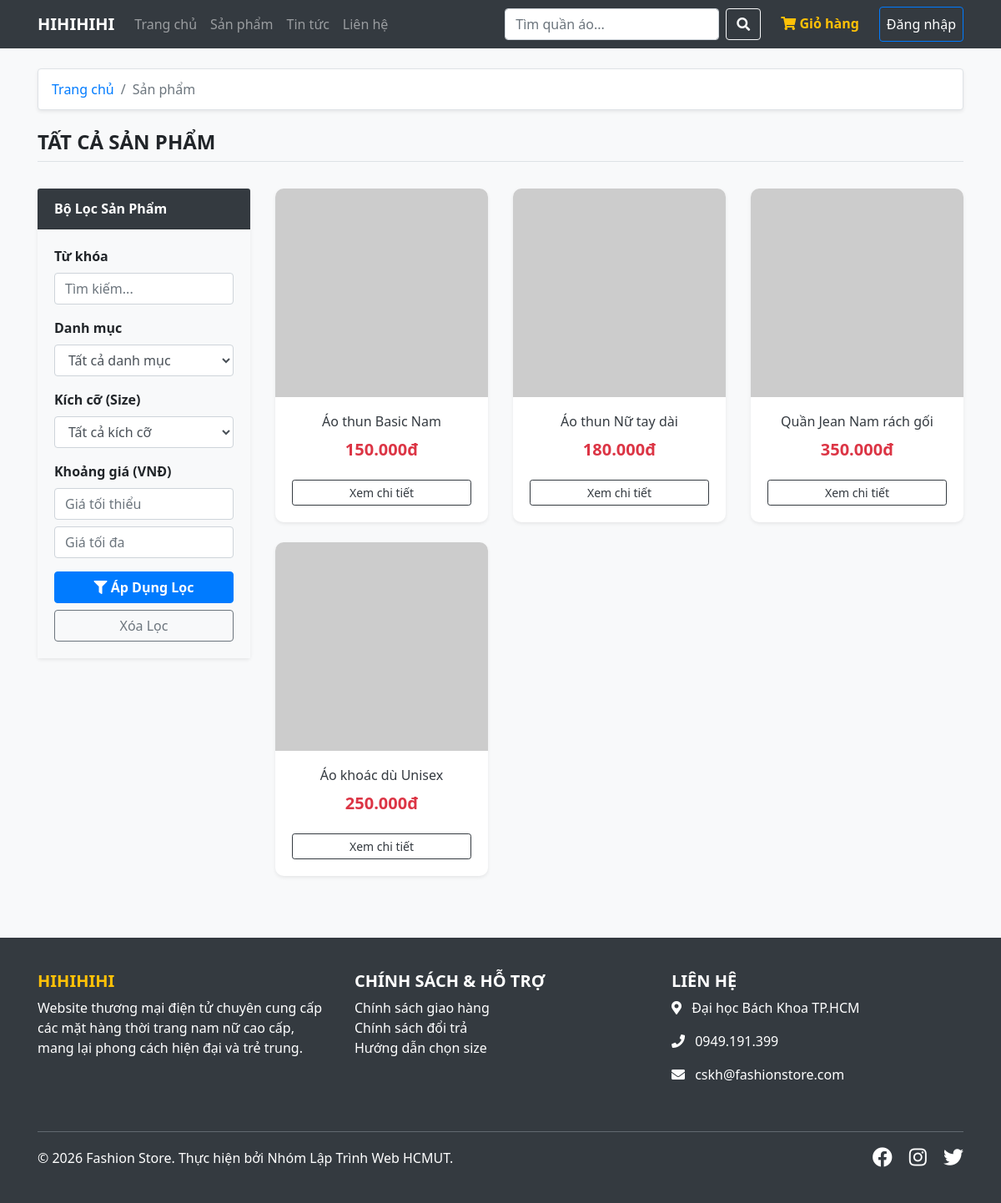
/index.php?controller=product&action=index, run on the app's committed database.
### tables this page shows
CREATE TABLE `products` (
  `id` INT AUTO_INCREMENT PRIMARY KEY,
  `category_id` INT NOT NULL,
  `name` VARCHAR(200) NOT NULL,
  `description` TEXT,
  `price` DECIMAL(10,2) NOT NULL,
  `size` VARCHAR(50) DEFAULT 'M',
  `stock` INT DEFAULT 0,
  `image` VARCHAR(255) DEFAULT 'default_product.jpg',
  `created_at` TIMESTAMP DEFAULT CURRENT_TIMESTAMP,
  FOREIGN KEY (`category_id`) REFERENCES `categories`(`id`) ON DELETE CASCADE ON UPDATE CASCADE
);

### src/Core/Model.php (called while the page is built, shortened)
<?php
class Model {
    public function __construct() {
        $database = new Database();
        $this->db = $database->getConnection();
    }
}

### config/db.php (called while the page is built, shortened)
<?php
class Database {
    private $host = "localhost";
    private $db_name = "new_cloth_web";
    private $username = "root";
    private $password = "";
    public function getConnection() {
        $this->conn = null;
        try {
            $this->conn = new PDO("mysql:host=" . $this->host . ";dbname=" . $this->db_name . ";charset=utf8mb4", $this->username, $this->password);
            $this->conn->setAttribute(PDO::ATTR_ERRMODE, PDO::ERRMODE_EXCEPTION);
            $this->conn->setAttribute(PDO::ATTR_DEFAULT_FETCH_MODE, PDO::FETCH_ASSOC);
        } catch(PDOException $exception) {
            die("Lỗi kết nối CSDL: " . $exception->getMessage());
        }
        return $this->conn;
    }
}

### src/Controllers/ProductController.php (called while the page is built, shortened)
<?php
require_once __DIR__ . '/../Core/Controller.php';
require_once __DIR__ . '/../Models/ProductModel.php';
class ProductController extends Controller {
    private $productModel;
    public function __construct() {
        $this->productModel = new ProductModel();
    }
    public function index() {
        $keyword = $_GET['keyword'] ?? '';
        $categoryId = isset($_GET['category_id']) ? (int)$_GET['category_id'] : 0;
        $size = $_GET['size'] ?? '';
        $minPrice = isset($_GET['min_price']) ? (int)$_GET['min_price'] : 0;
        $maxPrice = isset($_GET['max_price']) ? (int)$_GET['max_price'] : 0;
        $page = isset($_GET['page']) ? (int)$_GET['page'] : 1;
        $limit = 12;
        $totalItems = $this->productModel->countProducts($keyword, $categoryId, $size, $minPrice, $maxPrice);
        $totalPages = ceil($totalItems / $limit);
        $offset = ($page - 1) * $limit;
        $products = $this->productModel->getProducts($limit, $offset, $keyword, $categoryId, $size, $minPrice, $maxPrice);
        $categories = $this->productModel->getAllCategories();
        $this->renderFrontend('product/index', [
            'page_title' => 'Cửa Hàng Quần Áo',
            'products' => $products,
            'categories' => $categories,
            'totalPages' => $totalPages,
            'currentPage' => $page,
            'keyword' => $keyword,
            'categoryId' => $categoryId,
            'size' => $size,
            'minPrice' => $minPrice,
            'maxPrice' => $maxPrice
        ]);
    }
}

### src/Models/ProductModel.php (called while the page is built, shortened)
<?php
require_once __DIR__ . '/../Core/Model.php';
class ProductModel extends Model {
    public function getProducts($limit, $offset, $keyword = "", $categoryId = 0, $size = "", $minPrice = 0, $maxPrice = 0) {
        $sql = "SELECT p.*, c.name as category_name
                FROM products p
                LEFT JOIN categories c ON p.category_id = c.id
                WHERE p.name LIKE :keyword";
        $params = [];
        $params[':keyword'] = "%$keyword%";
        $sql .= " ORDER BY p.created_at DESC LIMIT :limit OFFSET :offset";
        $stmt = $this->db->prepare($sql);
        foreach ($params as $key => $value) {
            $stmt->bindValue($key, $value);
        }
        $stmt->bindValue(':limit', (int)$limit, PDO::PARAM_INT);
        $stmt->bindValue(':offset', (int)$offset, PDO::PARAM_INT);
        $stmt->execute();
        return $stmt->fetchAll();
    }
}

### src/Views/product/index.php (the view, shortened to what this page needs)
<nav aria-label="breadcrumb">
  <ol class="breadcrumb bg-white shadow-sm mt-3 border">
    <li class="breadcrumb-item"><a href="index.php?controller=home&action=index">Trang chủ</a></li>
    <li class="breadcrumb-item active">Sản phẩm</li>
  </ol>
</nav>
<div class="row mt-4 mb-4">
    <div class="col-12">
        <h4 class="font-weight-bold border-bottom pb-2">
            <?= !empty($keyword) ? 'Kết quả tìm kiếm: "' . htmlspecialchars($keyword) . '"' : 'TẤT CẢ SẢN PHẨM' ?>
        </h4>
    </div>
</div>
<div class="row">
    <div class="col-lg-3 col-md-4 mb-4">
        <div class="card shadow-sm border-0">
            <div class="card-header bg-dark text-white font-weight-bold">Bộ Lọc Sản Phẩm</div>
            <div class="card-body bg-light">
                <form action="index.php" method="GET">
                    <div class="form-group">
                        <label class="font-weight-bold">Từ khóa</label>
                        <input type="text" name="keyword" class="form-control" placeholder="Tìm kiếm..." value="<?= htmlspecialchars($keyword ?? '') ?>">
                    </div>
                    <div class="form-group">
                        <label class="font-weight-bold">Danh mục</label>
                        <select name="category_id" class="form-control">
                            <option value="0">Tất cả danh mục</option>
                        </select>
                    </div>
                    <div class="form-group">
                        <label class="font-weight-bold">Kích cỡ (Size)</label>
                        <select name="size" class="form-control">
                            <option value="">Tất cả kích cỡ</option>
                        </select>
                    </div>
                    <div class="form-group">
                        <label class="font-weight-bold">Khoảng giá (VNĐ)</label>
                        <input type="number" name="min_price" class="form-control mb-2" placeholder="Giá tối thiểu" value="<?= isset($minPrice) && $minPrice > 0 ? $minPrice : '' ?>">
                        <input type="number" name="max_price" class="form-control" placeholder="Giá tối đa" value="<?= isset($maxPrice) && $maxPrice > 0 ? $maxPrice : '' ?>">
                    </div>
                    <button type="submit" class="btn btn-primary w-100 font-weight-bold"><i class="fa fa-filter"></i> Áp Dụng Lọc</button>
                    <a href="index.php?controller=product&action=index" class="btn btn-outline-secondary w-100 mt-2">Xóa Lọc</a>
                </form>
            </div>
        </div>
    </div>
    <div class="col-lg-9 col-md-8">
        <div class="row">
            <?php if(count($products) > 0): ?>
                <?php foreach($products as $p): ?>
                    <div class="col-lg-4 col-md-6 col-sm-6 mb-4">
                        <div class="card product-card h-100 shadow-sm border-0">
                            <?php $firstImg = explode(',', $p['image'])[0] ?? 'default.jpg'; ?>
                            <img src="uploads/products/<?= htmlspecialchars($firstImg) ?>" class="card-img-top product-img" alt="..." onerror="this.src='https://via.placeholder.com/300x300?text=No+Image'">
                            <div class="card-body text-center flex-column d-flex">
                                <h6 class="card-title text-dark"><?= htmlspecialchars($p['name']) ?></h6>
                                <p class="card-text text-danger font-weight-bold mt-auto h5"><?= number_format($p['price'], 0, ',', '.') ?>đ</p>
                                <a href="index.php?controller=product&action=detail&id=<?= $p['id'] ?>" class="btn btn-outline-dark btn-sm mt-3 w-100">Xem chi tiết</a>
                            </div>
                        </div>
                    </div>
                <?php endforeach; ?>
            <?php endif; ?>
        </div>
    </div>
</div>

### index.php (shortened to what this page needs)
<?php
require_once __DIR__ . '/config/db.php';
$controllerName = isset($_GET['controller']) ? $_GET['controller'] : 'home';
$actionName = isset($_GET['action']) ? $_GET['action'] : 'index';
$controllerClass = ucfirst($controllerName) . 'Controller';
$controllerFile = __DIR__ . '/src/Controllers/' . $controllerClass . '.php';
if (file_exists($controllerFile)) {
    if (class_exists($controllerClass)) {
        $controllerObj = new $controllerClass();
        if (method_exists($controllerObj, $actionName)) {
            $controllerObj->$actionName();
        } else {
            die("Lỗi 404: Không tìm thấy phương thức (Action) '{$actionName}' trong Controller '{$controllerClass}'.");
        }
    } else {
        die("Lỗi 404: Không tìm thấy lớp '{$controllerClass}' bên trong file.");
    }
} else {
    die("Lỗi 404: Không tìm thấy file Controller '{$controllerName}' tại hệ thống.");
}

### src/Core/Controller.php (shortened to what this page needs)
<?php
class Controller {
    protected function renderFrontend($viewPath, $data = []) {
        extract($data);
        $settingsFile = __DIR__ . '/../../config/settings.json';
        $global_settings = file_exists($settingsFile) ? json_decode(file_get_contents($settingsFile), true) : [
            'site_name' => 'Fashion Store',
            'phone' => '0123.456.789',
            'email' => 'cskh@fashionstore.com',
            'address' => 'Đại học Bách Khoa TP.HCM',
            'about_text' => 'Website thương mại điện tử chuyên cung cấp các mặt hàng thời trang nam nữ cao cấp, mang lại phong cách hiện đại và trẻ trung.'
        ];
        $view_content = __DIR__ . '/../Views/' . $viewPath . '.php';
        $layout = __DIR__ . '/../Views/layout/main_layout.php';
        if (file_exists($layout) && file_exists($view_content)) {
            require_once $layout;
        } else {
            die("Lỗi: Không tìm thấy file giao diện {$viewPath} hoặc main_layout.php.");
        }
    }
}

### src/Views/layout/main_layout.php (shortened to what this page needs)
<!DOCTYPE html>
<html lang="vi">
<head>
    <link rel="stylesheet" href="https://stackpath.bootstrapcdn.com/bootstrap/4.5.2/css/bootstrap.min.css">
    <link rel="stylesheet" href="https://cdnjs.cloudflare.com/ajax/libs/font-awesome/5.15.1/css/all.min.css">
</head>
<body>
    <?php include __DIR__ . '/header.php'; ?>
    <main class="container mt-4 min-vh-100">
        <?php include $view_content; ?>
    </main>
    <?php include __DIR__ . '/footer.php'; ?>
</body>
</html>

### src/Views/layout/header.php (shortened to what this page needs)
<nav class="navbar navbar-expand-lg navbar-dark bg-dark sticky-top">
    <div class="container">
        <a class="navbar-brand font-weight-bold" href="index.php?controller=home&action=index">
            <?= htmlspecialchars($global_settings['site_name'] ?? 'FASHION STORE') ?></a>
        <div class="collapse navbar-collapse" id="navbarNav">
            <ul class="navbar-nav mr-auto">
                <li class="nav-item"><a class="nav-link" href="index.php?controller=home&action=index">Trang chủ</a>
                </li>
                <li class="nav-item"><a class="nav-link" href="index.php?controller=product&action=index">Sản phẩm</a>
                </li>
                <li class="nav-item"><a class="nav-link" href="index.php?controller=news&action=index">Tin tức</a></li>
                <li class="nav-item"><a class="nav-link" href="index.php?controller=contact&action=index">Liên hệ</a>
                </li>
            </ul>
            <form class="form-inline my-2 my-lg-0 mr-3" action="index.php" method="GET">
                <input class="form-control mr-sm-2" type="search" name="keyword" placeholder="Tìm quần áo..." required>
                <button class="btn btn-outline-light my-2 my-sm-0" type="submit"><i class="fa fa-search"></i></button>
            </form>
            <ul class="navbar-nav">
                <li class="nav-item mr-3">
                    <a class="nav-link text-warning font-weight-bold" href="index.php?controller=cart&action=index">
                        <i class="fa fa-shopping-cart"></i> Giỏ hàng
                    </a>
                </li>
                <?php if (isset($_SESSION['user_id'])): ?>
                    <li class="nav-item dropdown">
                        <a class="nav-link dropdown-toggle font-weight-bold text-white" href="#" id="userDropdown"
                            role="button" data-toggle="dropdown">
                            <i class="fa fa-user-circle"></i> <?= htmlspecialchars($_SESSION['full_name']) ?>
                        </a>
                        <div class="dropdown-menu">
                            <a class="dropdown-item" href="index.php?controller=profile&action=index">Trang cá nhân</a>
                            <?php if (isset($_SESSION['role']) && $_SESSION['role'] === 'admin'): ?>
                                <a class="dropdown-item text-danger"
                                    href="index.php?controller=adminDashboard&action=index">Trang quản trị (Admin)</a>
                            <?php endif; ?>
                            <div class="dropdown-divider"></div>
                            <a class="dropdown-item" href="index.php?controller=auth&action=logout">Đăng xuất</a>
                        </div>
                    </li>
                <?php else: ?>
                    <li class="nav-item"><a class="nav-link btn btn-outline-primary text-white"
                            href="index.php?controller=auth&action=login">Đăng nhập</a></li>
                <?php endif; ?>
            </ul>
        </div>
    </div>
</nav>

### src/Views/layout/footer.php
<footer class="text-center text-md-left">
    <div class="container">
        <div class="row">
            <div class="col-md-4 mb-4">
                <h5 class="text-uppercase font-weight-bold text-warning"><?= htmlspecialchars($global_settings['site_name'] ?? 'FASHION STORE') ?></h5>
                <p><?= htmlspecialchars($global_settings['about_text'] ?? 'Website thương mại điện tử chuyên cung cấp các mặt hàng thời trang nam nữ cao cấp, mang lại phong cách hiện đại và trẻ trung.') ?></p>
            </div>
            <div class="col-md-4 mb-4">
                <h5 class="text-uppercase font-weight-bold">Chính Sách & Hỗ Trợ</h5>
                <ul class="list-unstyled">
                    <li><a href="#" class="text-white">Chính sách giao hàng</a></li>
                    <li><a href="#" class="text-white">Chính sách đổi trả</a></li>
                    <li><a href="#" class="text-white">Hướng dẫn chọn size</a></li>
                </ul>
            </div>
            <div class="col-md-4 mb-4">
                <h5 class="text-uppercase font-weight-bold">Liên Hệ</h5>
                <p><i class="fa fa-map-marker-alt mr-2"></i> <?= htmlspecialchars($global_settings['address'] ?? 'Đại học Bách Khoa TP.HCM') ?></p>
                <p><i class="fa fa-phone mr-2"></i> <?= htmlspecialchars($global_settings['phone'] ?? '0123.456.789') ?></p>
                <p><i class="fa fa-envelope mr-2"></i> <?= htmlspecialchars($global_settings['email'] ?? 'cskh@fashionstore.com') ?></p>
            </div>
        </div>
        <hr class="bg-secondary">
        <div class="row align-items-center">
            <div class="col-md-6 text-center text-md-left">
                <p class="mb-0">&copy; 2026 Fashion Store. Thực hiện bởi Nhóm Lập Trình Web HCMUT.</p>
            </div>
            <div class="col-md-6 text-center text-md-right mt-3 mt-md-0">
                <a href="#" class="text-white mr-3 h4"><i class="fab fa-facebook"></i></a>
                <a href="#" class="text-white mr-3 h4"><i class="fab fa-instagram"></i></a>
                <a href="#" class="text-white h4"><i class="fab fa-twitter"></i></a>
            </div>
        </div>
    </div>
</footer>

### src/Views/layout/main_layout.php (style rules this page uses)
body { font-family: 'Segoe UI', Tahoma, Geneva, Verdana, sans-serif; background-color: #f8f9fa; }
.product-card { transition: 0.3s; border-radius: 10px; overflow: hidden; }
.product-img { height: 250px; object-fit: cover; }
footer { background: #343a40; color: #fff; padding: 40px 0; margin-top: 50px; }

### data on the page
products: name "Áo thun Basic Nam", price "150.000"
products: name "Áo thun Nữ tay dài", price "180.000"
products: name "Quần Jean Nam rách gối", price "350.000"
products: name "Áo khoác dù Unisex", price "250.000"

### other printed values
$global_settings['site_name'] "HIHIHIHI"
$global_settings['about_text'] "Website thương mại điện tử chuyên cung cấp các mặt hàng thời trang nam nữ cao cấp, mang lại phong cách hiện đại và trẻ trung."
$global_settings['address'] "Đại học Bách Khoa TP.HCM"
$global_settings['phone'] "0949.191.399"
$global_settings['email'] "cskh@fashionstore.com"
